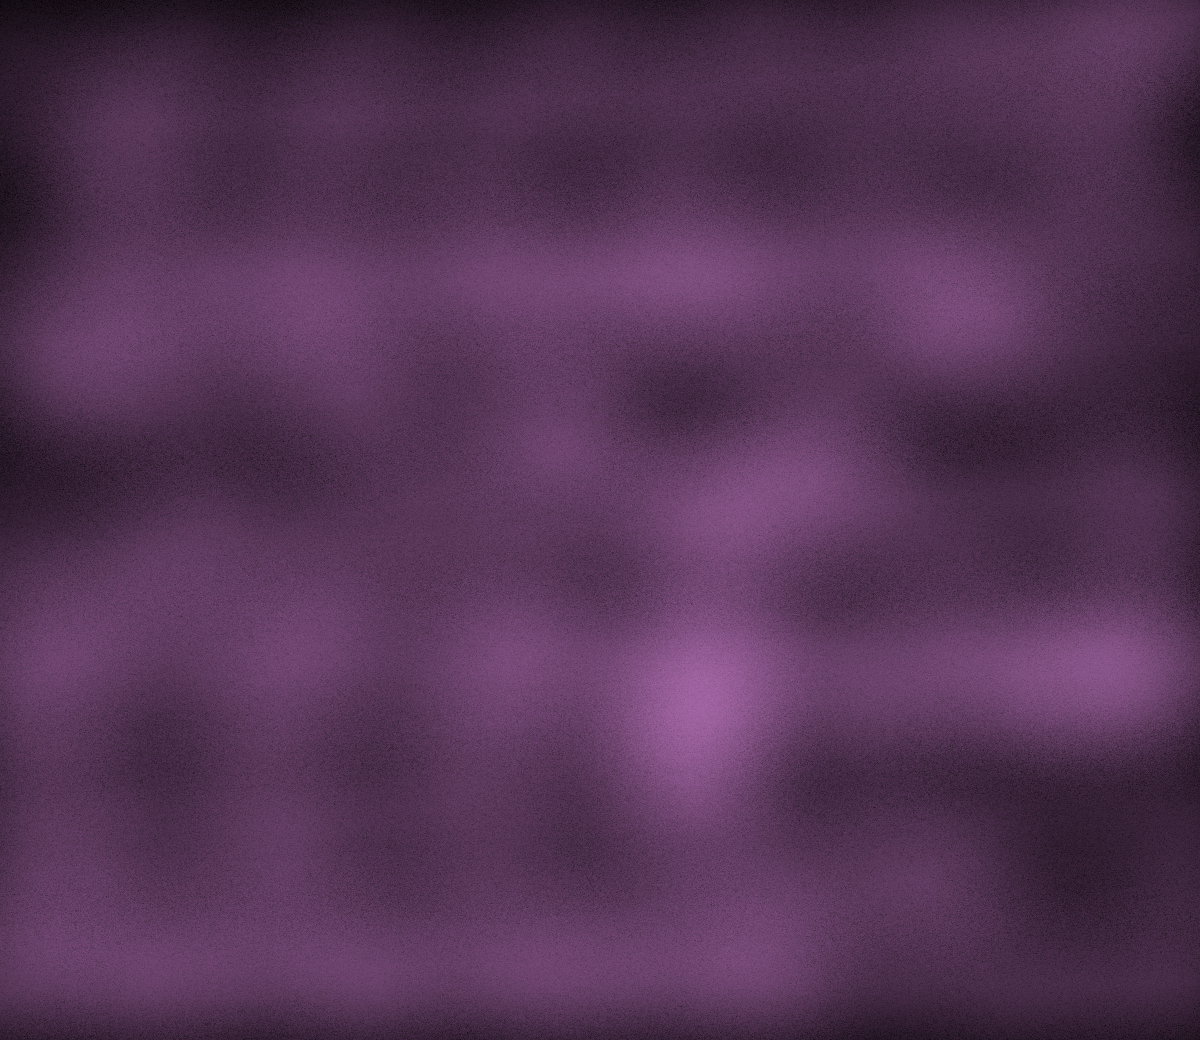

The image is a tile-based game level rendered from a .tmx file. Its description and source (layers, tilesets, objects; grid data summarised) follow:
An orthogonal 75x65 tile map with 16x16 px tiles, 1 tile layer (AlwaysFront4).

<map version="1.10" tiledversion="1.11.0" orientation="orthogonal" renderorder="right-down" width="75" height="65" tilewidth="16" tileheight="16" infinite="0" nextlayerid="13" nextobjectid="1">
 <tileset firstgid="1" name="z_SummerMist" tilewidth="16" tileheight="16" tilecount="4875" columns="75">
  <image source="SummerMist.png" width="1200" height="1040" />
 </tileset>
 <layer id="9" name="AlwaysFront4" width="75" height="65">
  <data>[4875 cells, 4875 non-empty, 4875 distinct tile ids]</data>
 </layer>
</map>
